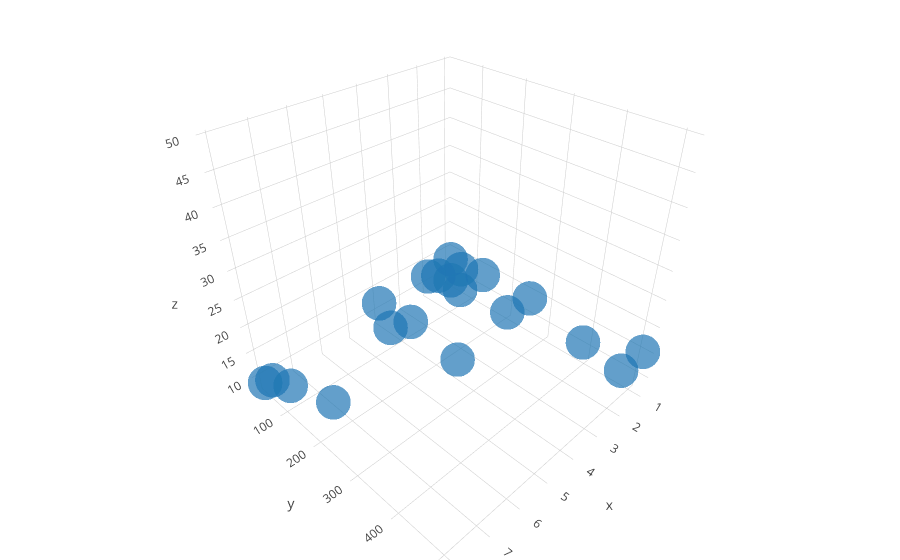

Write notebook code for a chart like this one.
### Code cell
trace = go.Scatter3d(
    x = [elem[0] for elem in timeList],
    y = [elem[1] for elem in timeList],
    z = [elem[2] for elem in timeList],
    mode='markers',
    marker = dict(
        size=12,
        color=100,
        opacity=.7
    )
)

data = [trace]
layout = go.Layout(margin=dict(l=0, r=0, t=0, b=0))
fig = go.Figure(data=data, layout=layout)
iplot(fig)

### Figure 1 — Plotly figure (JSON) as saved in the notebook; plotly's stock layout.template omitted (floating-point values rounded to 4 significant figures)
{"data": [{"marker": {"color": 100, "opacity": 0.7, "size": 12}, "mode": "markers", "type": "scatter3d", "x": [1, 1, 1, 1, 1, 2, 2, 2, 2, 2, 4, 4, 4, 4, 4, 8, 8, 8, 8, 8], "y": [32, 64, 128, 256, 512, 32, 64, 128, 256, 512, 32, 64, 128, 256, 512, 32, 64, 128, 256, 512], "z": [12.95, 12.01, 13.37, 13.89, 15.39, 11.91, 13.43, 13.05, 14.1, 15.4, 11.99, 8.114, 12.53, 11.11, 27.83, 8.982, 11.39, 13.97, 18.46, 49.0]}], "layout": {"margin": {"b": 0, "l": 0, "r": 0, "t": 0}}}
